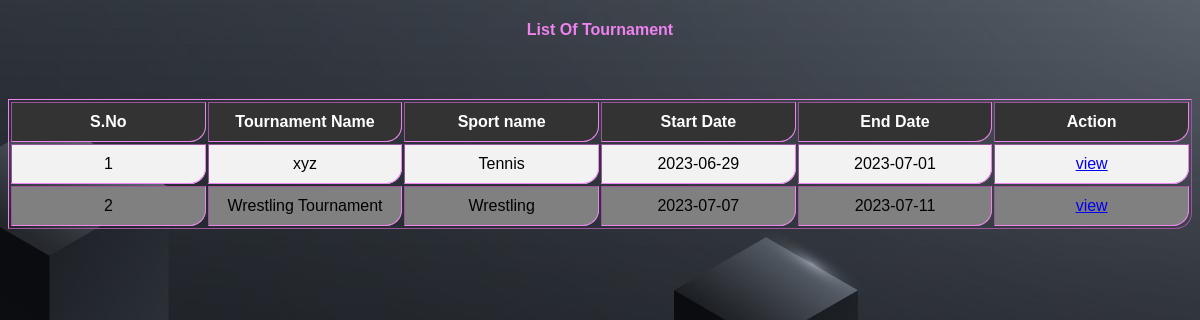
The app's page /FrontEnd/viewTourR.php with its own data.
### tables this page shows
CREATE TABLE `sports` (
  `sid` int(11) NOT NULL,
  `sname` varchar(30) NOT NULL,
  `cname` varchar(30) DEFAULT NULL,
  `img` varchar(200) NOT NULL
);

CREATE TABLE `tour` (
  `tid` int(11) NOT NULL,
  `tname` varchar(35) NOT NULL,
  `sid` int(11) NOT NULL,
  `sdate` date NOT NULL,
  `edate` date NOT NULL
);

### FrontEnd/viewTourR.php (the view, shortened to what this page needs)
<!DOCTYPE html>
<html>
  <div class="main">
    <?php
      include('connection.php');
      $query = "select * from tour";
      $query_run = mysqli_query($connection,$query);
      $sn = 0;
      echo "<center><h4><u>List Of Tournament</u></h4></center><br>";
      echo "<center><table class='table' border=1 width=1000>
        <tr>
          <th width=100>S.No</th>
          <th width=100>Tournament Name</th>
          <th width=100>Sport name</th>
          <th width=100>Start Date</th>
          <th width=100>End Date</th>
          <th width=100>Action</th>
        </tr>";
      while($row = mysqli_fetch_assoc($query_run)){
        $query1="select sname from sports where sid=$row[sid]";
        $query1_run=mysqli_query($connection,$query1);
        while($row2 = mysqli_fetch_assoc($query1_run)){
        $sn = $sn + 1;
        $id = $row['tid'];
        echo "
          <tr width=100>
            <td>$sn</td>
            <td>$row[tname]</td>
            <td>$row2[sname]</td>
            <td>$row[sdate]</td>
            <td>$row[edate]</td>
            <td><a class='button' href='viewTourmatch.php?tid=$id'>view</a></td>
          </tr>
        ";
      }
    }
      echo "</table></center>";
    ?>
     </div>
    </body>
    </html>

### FrontEnd/viewTourR.php (style rules this page uses)
table { width: 100%; margin-top: 20px; border-color: violet; border-bottom-right-radius: 2vh; }
th, td { padding: 10px; text-align: center; border-bottom-right-radius: 2vh; }
th { background-color: #333; color: #fff; border-bottom-right-radius: 2vh; }
tr:nth-child(even) { background-color: #f2f2f2; }
tr:nth-child(odd) { background-color: gray; }
.center h4,u { color: violet; text-decoration: none; }

### records on screen
tour: tname "xyz", sdate "2023-06-29", edate "2023-07-01"
sports: sname "Tennis"
tour: tname "Wrestling Tournament", sdate "2023-07-07", edate "2023-07-11"
sports: sname "Wrestling"
